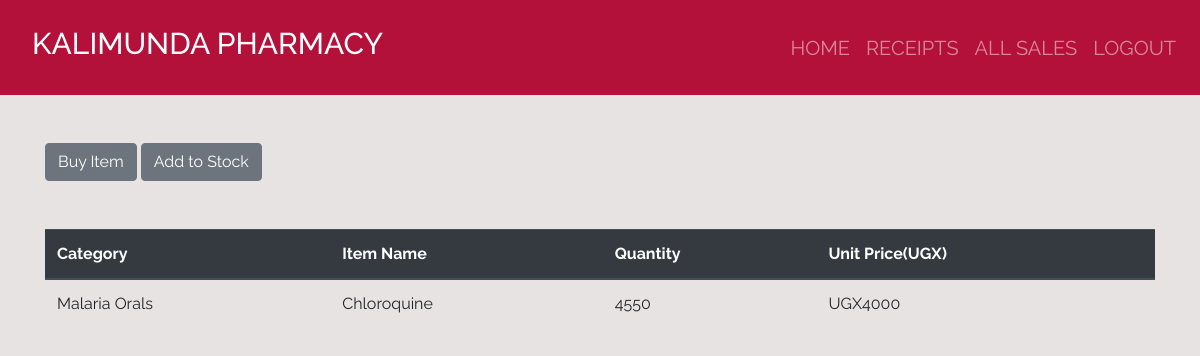
The app's page /home/3 (signed in) with its own data.
### dawa/models.py (models this page shows, shortened)
class Product(models.Model):
    category_name = models.ForeignKey(Category, on_delete=models.CASCADE, null=True, blank=True)
    item_name = models.CharField(max_length=50, null=True, blank=True)
    total_quantity = models.IntegerField(default=0, null=True, blank=True)
    issued_quantity = models.IntegerField(default=0, null=True, blank=True)
    recieved_quantity = models.IntegerField(default=0, null=True, blank=True)
    unit_price = models.IntegerField(default=0, null=True, blank=True)
    manufacturer = models.CharField(max_length=50, null=True, blank=True)
    brand = models.CharField(max_length=50, null=True, blank=True)

class Category(models.Model):
    name = models.CharField(max_length=50, null=True, blank=True)
    def __str__(self):  # here were are giving our..............
        return self.name

### dawa/views.py (the view)
# urls.py: path('home/<int:product_id>', views.product_details, name = 'product_detail'),
@login_required
def product_details(request, product_id):
    product = Product.objects.get(id = product_id)
    return render(request,'products/product_detail.html',{'product': product})

### templates/products/product_detail.html
{% extends 'products/base.html'%} {% block content%}
<br></br>
<div class = "container">
  <a href="{% url 'issue_item' product.id %}" ><input type="submit" value="Buy Item" class="btn btn-secondary" btn type="button"/></a>
  <a href="{% url 'add_to_stock' product.id %}" ><input type= "submit" value="Add to Stock" class="btn btn-secondary btn" type="button"/></a>
</div>
<br></br>
<div class = "container">
<table class="table">
  <thead class="thead-dark">
    <tr>
      <th scope="col">Category</th>
      <th scope="col">Item Name</th>
      <th scope="col">Quantity</th>
      <th scope="col">Unit Price(UGX)</th>
    </tr>
  </thead>
  <tbody>
    <tr>
      <td>{{product.category_name}}</td>
      <td>{{product.item_name}}</td>
      <td>{{product.total_quantity}}</td>
      <td>UGX{{product.unit_price}}</td>
    </tr>
  </tbody>
</table>
</div>
{% endblock %}

### dawa/static/css/main.css (style rules this page uses)
html,body { position: relative; overflow-x: hidden; background: url('/'); width: 100% !important; height: 100vh; display: table; position: relative; background-position: center; background-attachment: scroll; -o-background-size: cover; -moz-background-size: cover; -webkit-background-size: cover; background-size: cover; background-repeat: no-repeat; }
body { background-color: hsl(0, 8%, 90%); font-family: 'raleway'; }

### records on screen
Product: category_name "Malaria Orals", item_name "Chloroquine", total_quantity "4550", unit_price "4000"
